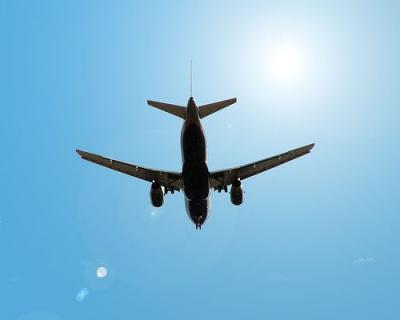
%> input picture matlab_code/segmentation/borrowed_code/chan_vese/airplane.jpg, 400 x 320 px
$ octave --eval "result = mask_erode(imread('../segmentation/borrowed_code/chan_vese/airplane.jpg'));"   (GNU Octave 9; MATLAB toolbox functions it lacks are replaced by stand-ins)
%> lines starting %> are read from the running program, lines starting %| are printed output that depends on the picture; in (x1, y1, x2, y2) boxes, pixels count from 0 and x2, y2 are one past the last pixel; in counts of white or black regions, pixels touching at a corner belong together; the program's own positions count from 1
function mask = mask_erode(im)

[ht wd] = size(im(:,:,1));
%> ht = 320; wd = 400

imsub = im(:,:,1)-im(:,:,3);
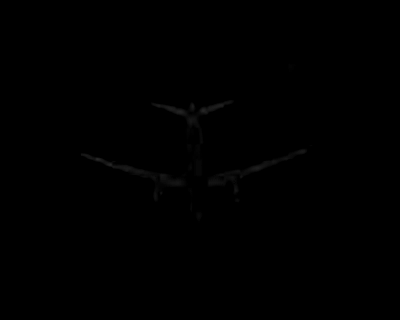
%> imsub: size 320x400 uint8; min 0, max 40, mean 0.3

j=1;

solids = zeros(100,1);

for i=0.01:0.01:1

    BW = im2bw(imsub,i);
    STATS_temp = regionprops(BW,'Solidity');
    solids(j) = max(STATS_temp.Solidity);
    j=j+1;
end
%> this loop made 1 pass
%> pass 1, in mask_erode, `BW = im2bw(imsub,i);`:
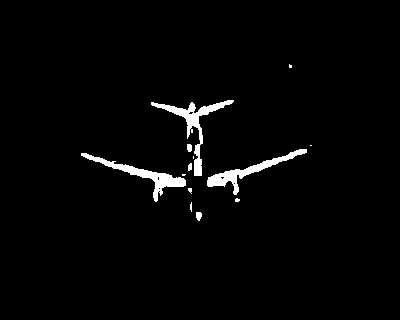
%> BW: size 320x400 logical; 2.3% white; 13 white regions (7 under 20 px), largest, box (x1, y1, x2, y2) and area: (151, 100, 234, 176) 982, (81, 153, 186, 202) 918, (207, 149, 307, 195) 865, (196, 212, 202, 221) 43, (187, 144, 192, 152) 36, (188, 163, 192, 171) 27

[C I] = max(solids);

mask = im2bw(imsub,I*0.01);
end
%> (the run ends here)
